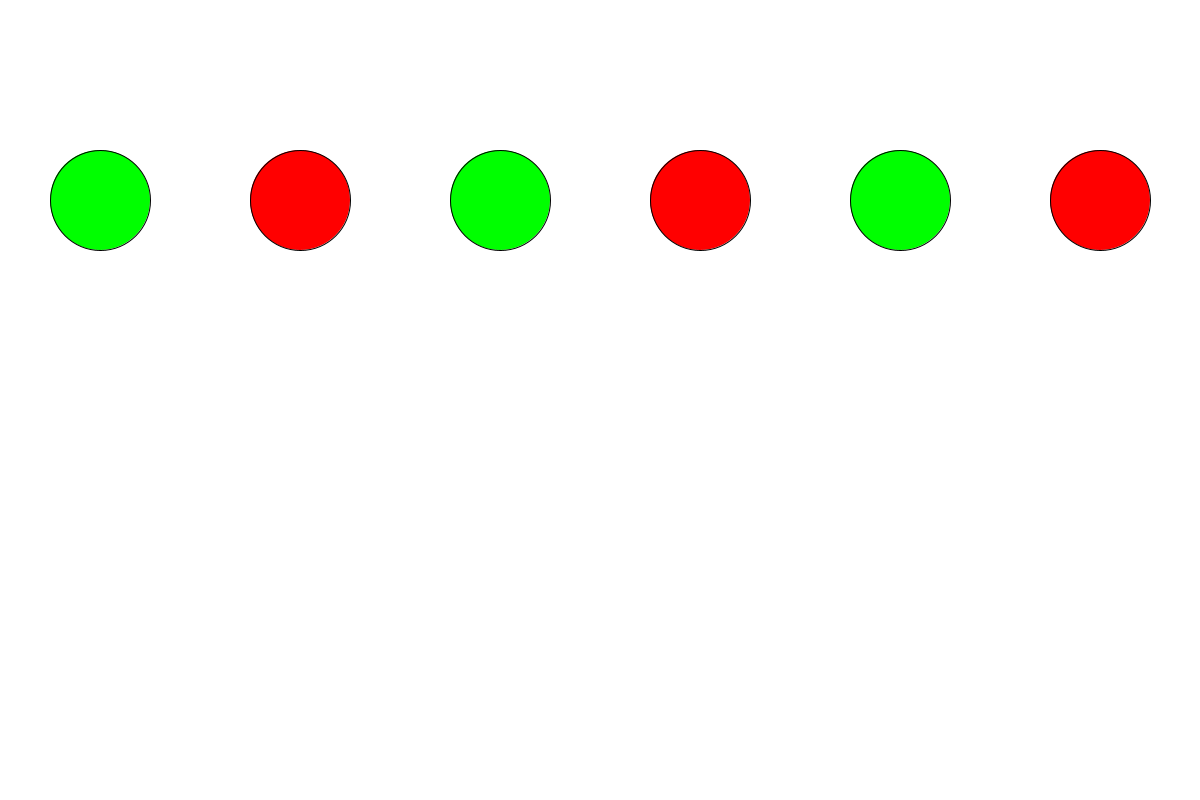
Frame 1 (no input)
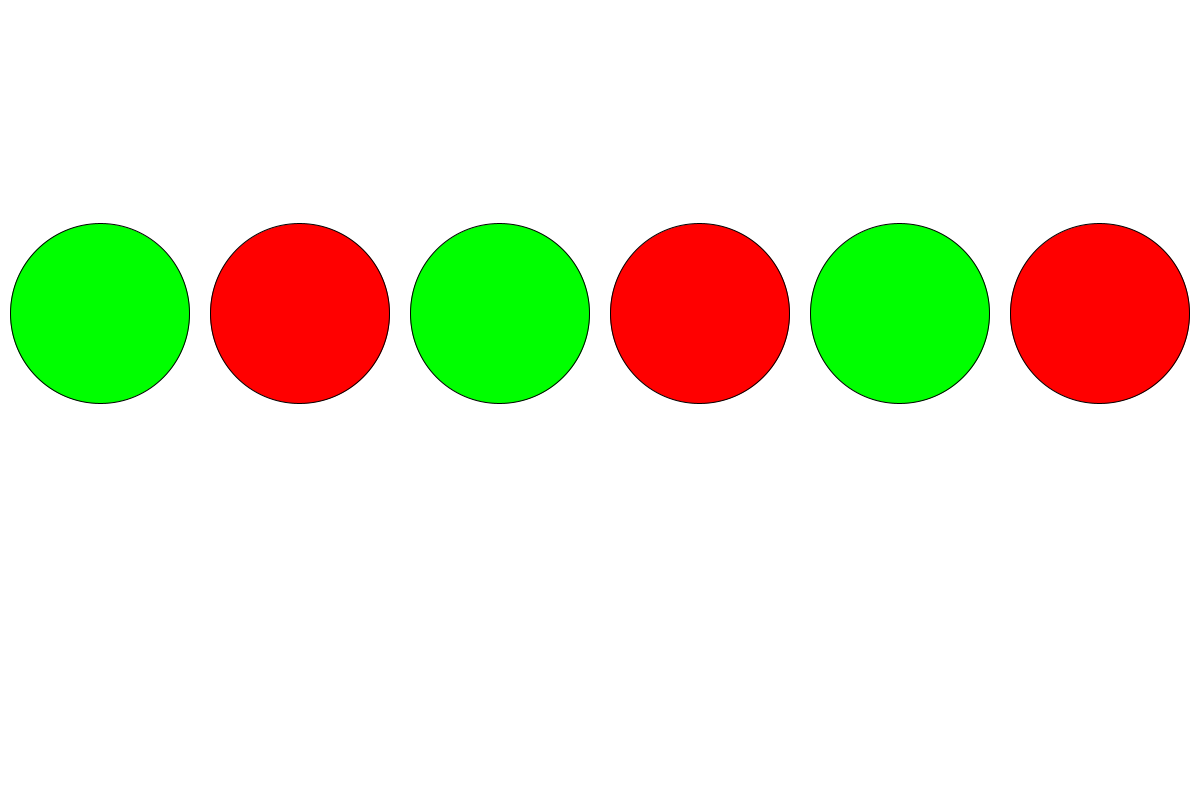
Frame 60 (the mouse pressed at the canvas centre just before this capture)
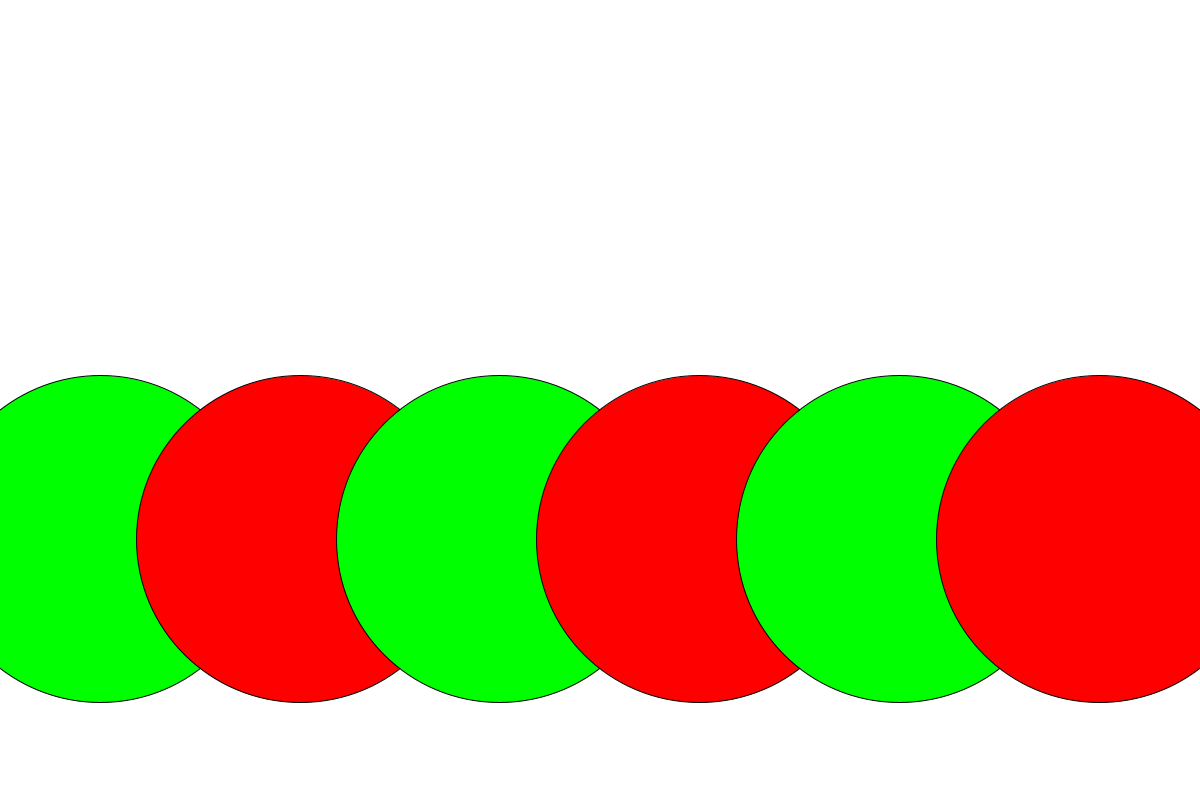
Frame 120 (the mouse held since frame 60 and released just before this capture)

The Processing sketch that drew these frames (run headless with seeded random() and noise(); from frame 60 on, the mouse is pressed at the canvas centre):

// Processing sketch: ball_test
// ── ball_test.pde
class ball{
  float ballX=600,ballY=400;
  float ballVX=0, ballVY=0;
  float s=100;
  color c=color(255,0,0);
  ball(int x, int y, color c0){
    ballX=x; ballY=y; c=c0;
  }
  void draw(){
    fill(c);
    ellipse(ballX, ballY, s,s);
    s*=1.01;
    if(s>3000) c=color(255);
    if(s>5000) restart();
    ballVY+=0.8;
    ballX+=ballVX;
    ballY+=ballVY;
    if(ballY>750 || ballY<50){
      ballVY=-ballVY;
    }
    if(ballX<50 || ballX>1150){
      ballVX=-ballVX;
    }
  }
}
ball ball1=new ball(100,200,color(0,255,0));
ball ball2=new ball(300,200,color(255,0,0));
ball ball3=new ball(500,200,color(0,255,0));
ball ball4=new ball(700,200,color(255,0,0));
ball ball5=new ball(900,200,color(0,255,0));
ball ball6=new ball(1100,200,color(255,0,0));
float ballX=600,ballY=400;
float ballVX=0, ballVY=0;
void restart(){
  ball1=new ball(100,200,color(0,255,0));
  ball2=new ball(300,200,color(255,0,0));
  ball3=new ball(500,200,color(0,255,0));
  ball4=new ball(700,200,color(255,0,0));
  ball5=new ball(900,200,color(0,255,0));
  ball6=new ball(1100,200,color(255,0,0));
}
void setup(){
  size(1200,800);
  restart();
}
void draw(){
  background(255);
  ball1.draw();
  ball2.draw();
  ball3.draw();
  ball4.draw();
  ball5.draw();
  ball6.draw();
/*  drawBall(ballX,ballY, color(0,255,0));
  ballX+=ballVX;
  ballY+=ballVY;
  ballVY+=0.8;
  if(ballY>750 || ballY<50){
    ballVY=-ballVY;
  }
  if(ballX<50 || ballX>1150){
    ballVX=-ballVX;
  }*/
}
void drawBall(float x, float y, color c){
  fill(c);
  ellipse(x,y,100,100);  
}
void keyPressed(){
  if(key==CODED && keyCode==RIGHT){
    ball1.ballVX+=10;
    ball2.ballVX+=10;
    ball3.ballVX+=10;
    ball4.ballVX+=10;
    ball5.ballVX+=10;
    ball6.ballVX+=10;
  }else if(key==CODED && keyCode==LEFT){
    ball1.ballVX-=10;
    ball2.ballVX-=10;
    ball3.ballVX-=10;
    ball4.ballVX-=10;
    ball5.ballVX-=10;
    ball6.ballVX-=10;
  }
}
